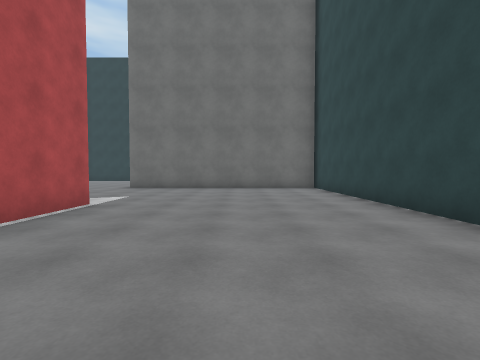
View 1 (above)

23 first-person views from a walk through a 3-D level made in the Unity game engine. The camera is 1.3 m above the floor, tilts 2° down and sees 85° across. The floor is counted in squares, 1.8 m on a side. Each view is taken from the middle of a square. On the plan, view 1 faces up. The plan holds only what a view shows up to about 9 squares ahead; the rest is blank. The place goes on beyond the plan. The player is left out. Surface patterns are stand-ins for the level's own textures.

View 2
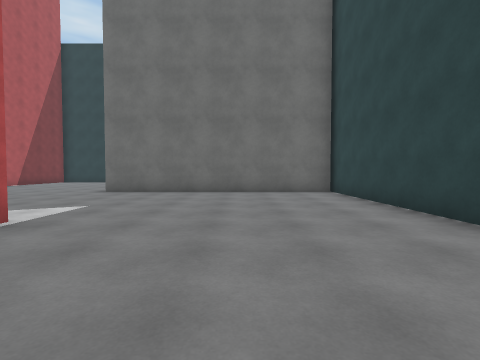

View 3
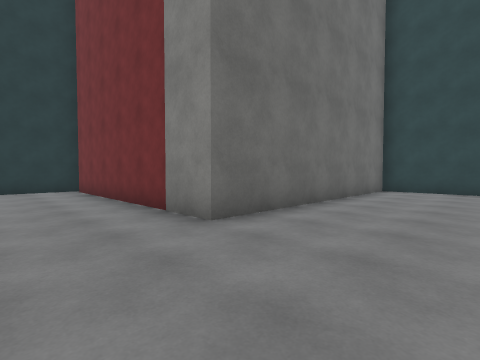

View 4
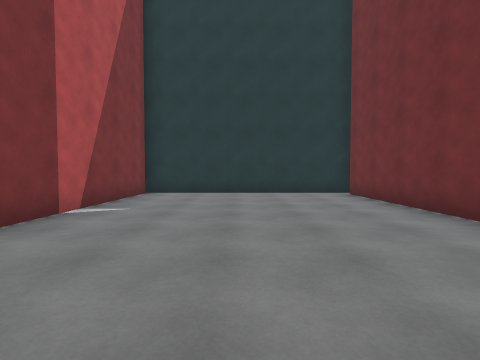

View 5
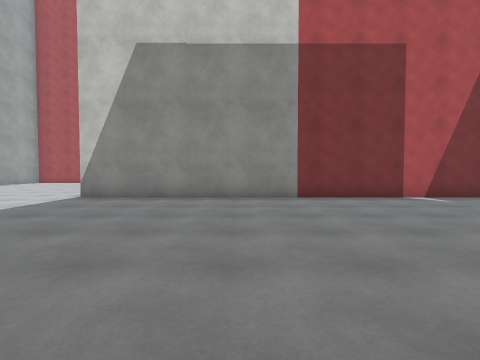

View 6
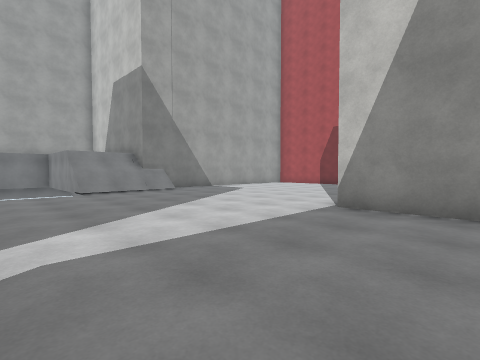

View 7
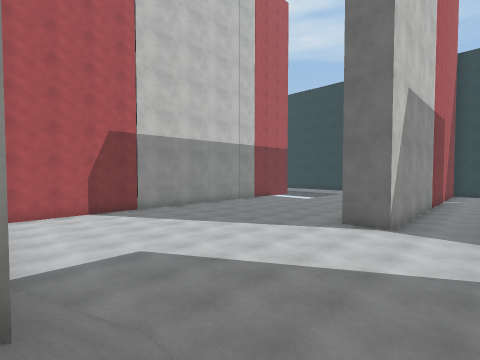

View 8
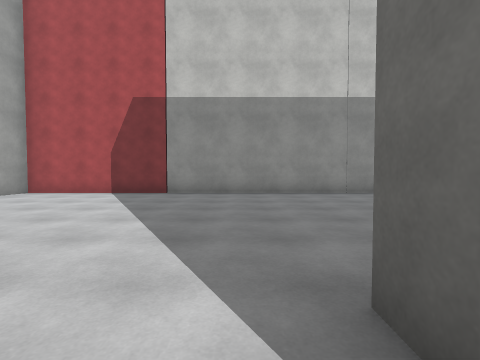

View 9
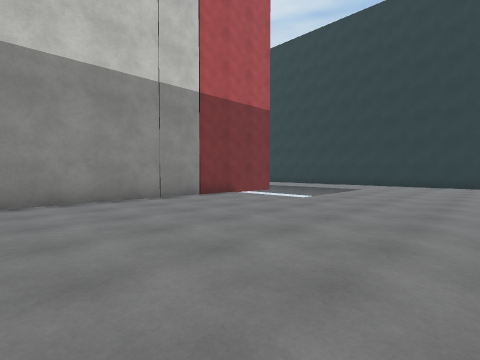

View 10
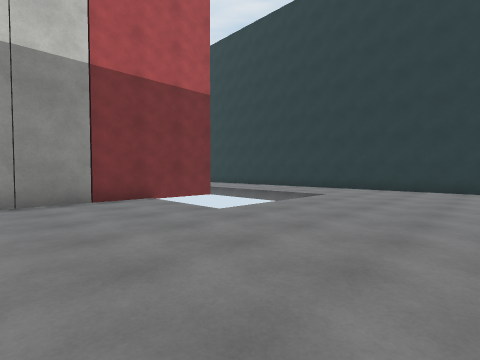

View 11
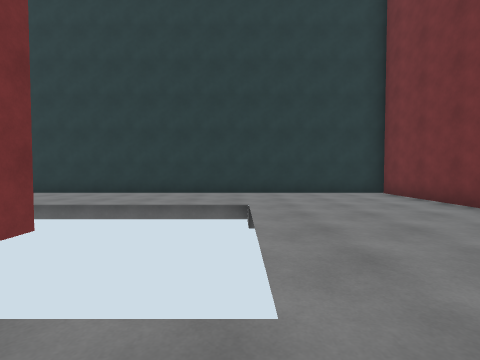

View 12
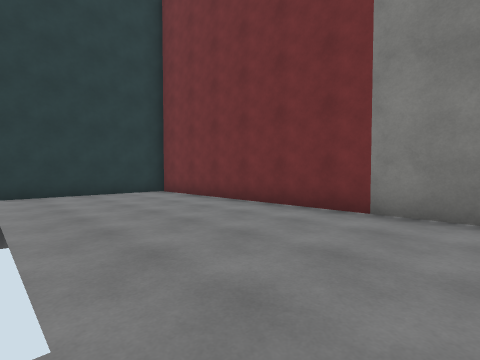

View 13
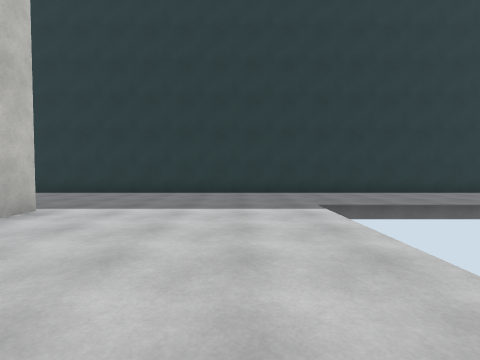

View 14
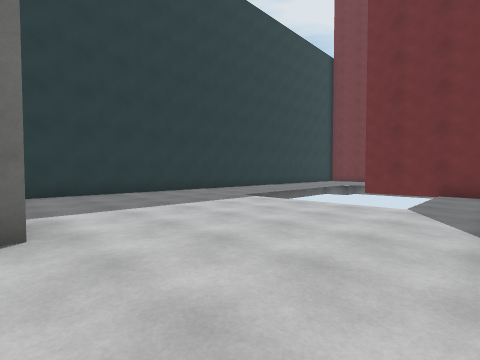

View 15
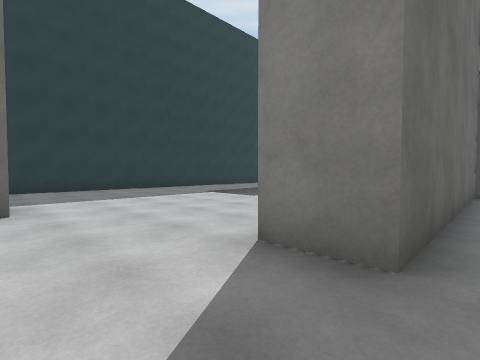

View 16
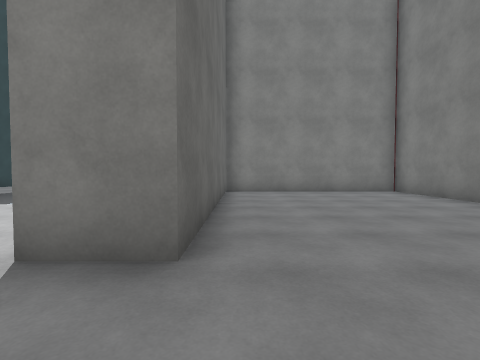

View 17
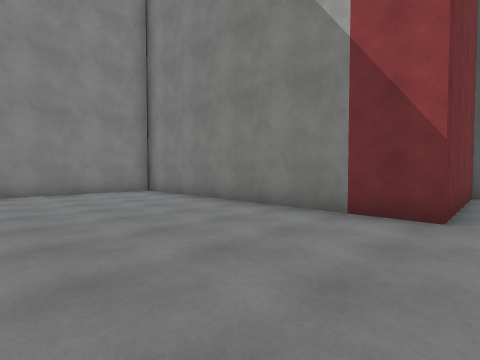

View 18
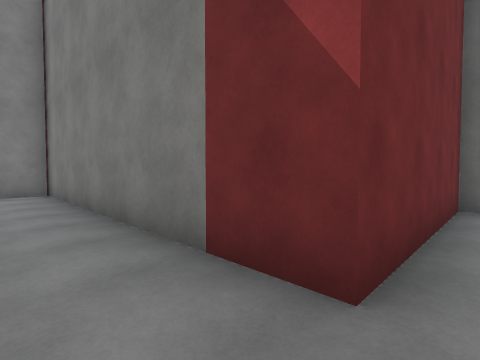

View 19
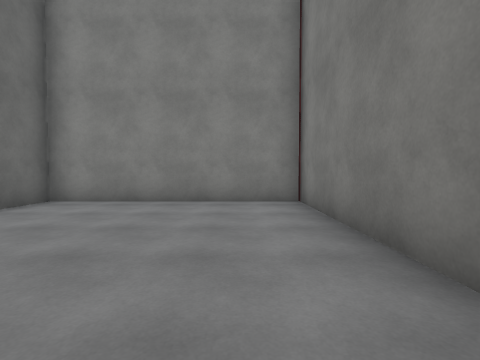

View 20
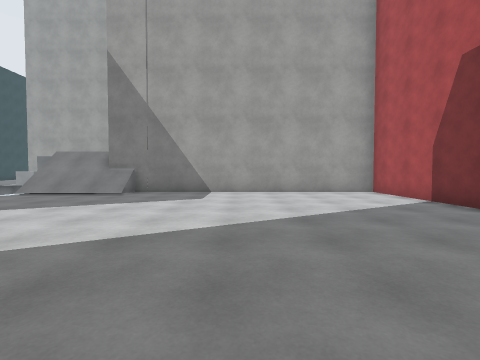

View 21
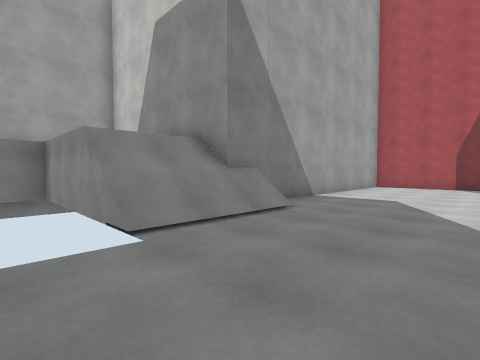

View 22
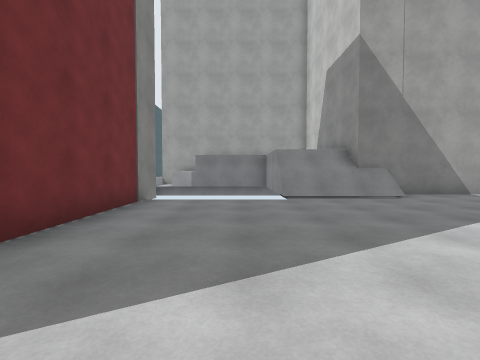

View 23
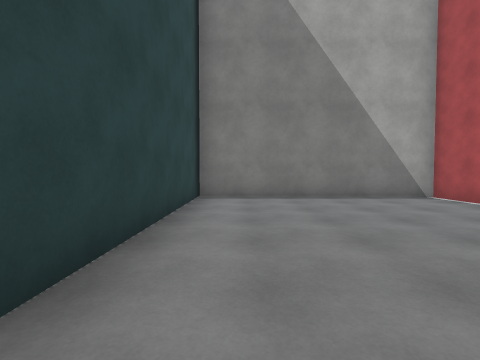

### Floor plan
Points are (right, up) in squares from view 1. A wall is a line through its corners. A room is listed if a view was taken in it or the views show most of it. See-through windows are left out.
Room 1 (views 1, 2, 3, 4, 5, 6, 7, 8, 9, 10, 11, 12, 13, 14, 15, 16, 17, 18, 19, 20, 21, 22, 23)
walls: (-12.4, 10.1) (-12.4, 18.5); (-20.5, 8.5) (-27.9, 8.5) (-27.9, 9.9); (-20.9, 10.4) (-20.9, 13); (-19.5, 13) (-19.5, -1.9) (-10.6, -1.9) (-10.6, -7.2); (-11.1, 18.5) (-11.1, 5.7) (-12.4, 5.7); (-3.3, 5.8) (-3.3, 3.5); (-3.3, 1.2) (-3.3, -0.1) (3.2, -0.1) (3.2, 11) (-4.6, 11) (-4.6, 18.2); (-4.6, -1.5) (-4.6, 3.4); (-4.4, 18.6) (-30.5, 18.6); (-9.9, -8.1) (-7.4, -8.1); (-29.7, 14.7) (-29.7, 13.9); (-29.5, -2) (-29.5, 2.6) (-20.9, 2.6) (-20.9, 8.5)

Where each view was taken, in squares from view 1:
view 1: 0 up, 0 right, facing up
view 2: 2 up, 0 right, facing up
view 3: 8 up, 7 left, facing up-right
view 4: 10 up, 8 left, facing up
view 5: 10 up, 4 left, facing left
view 6: 8 up, 6 left, facing down-left
view 7: 2 down, 9 left, facing up-left
view 8: 5 up, 11 left, facing left
view 9: 5 up, 13 left, facing up-left
view 10: 8 up, 13 left, facing up-left
view 11: 10 up, 17 left, facing up
view 12: 10 up, 17 left, facing up-right
view 13: 10 up, 26 left, facing up
view 14: 10 up, 30 left, facing up-right
view 15: 8 up, 30 left, facing up-right
view 16: 8 up, 30 left, facing right
view 17: 7 up, 30 left, facing down-right
view 18: 4 up, 30 left, facing down-right
view 19: 4 up, 27 left, facing right
view 20: 7 up, 15 left, facing down
view 21: 2 up, 7 left, facing down-left
view 22: 6 up, 7 left, facing down
view 23: 7 up, 2 right, facing down
